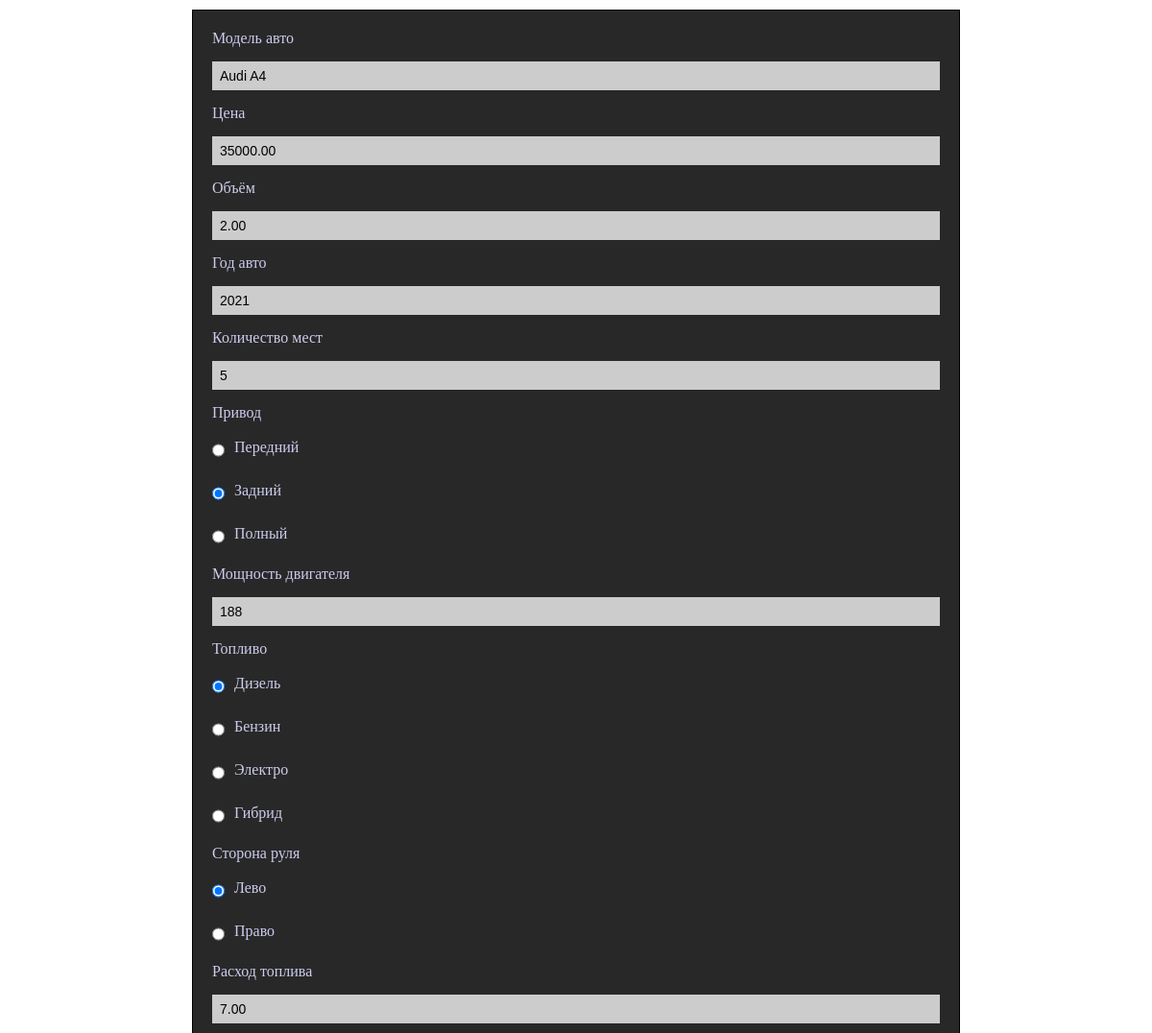
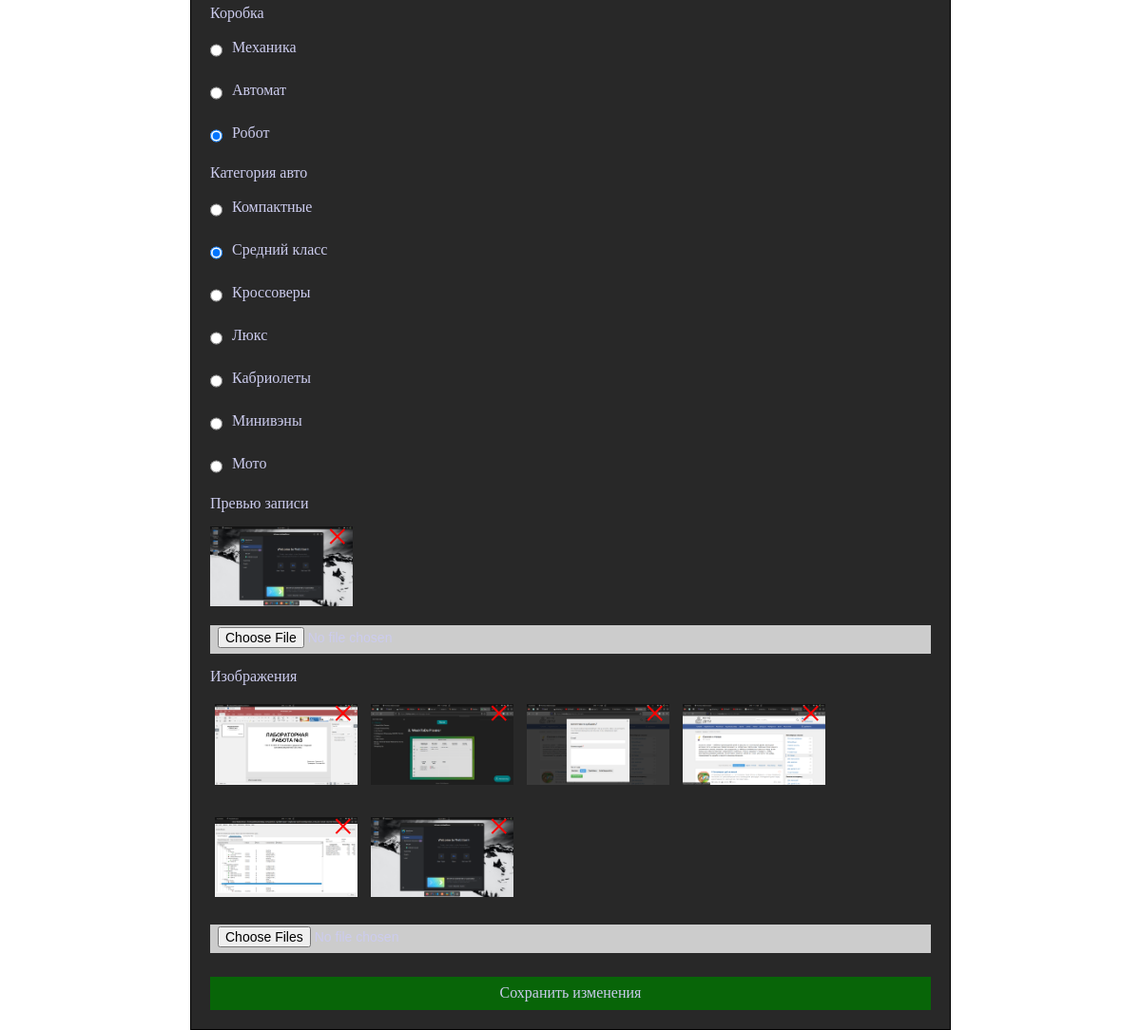
Page /edit.php?id=25 (signed in) on the committed database (2 pictures, top to bottom).
### tables this page shows
CREATE TABLE `car` (
  `id` int NOT NULL AUTO_INCREMENT,
  `model` varchar(50) NOT NULL,
  `price` decimal(10,2) NOT NULL,
  `engine_volume` decimal(4,2) NOT NULL,
  `year_of_manufacture` year NOT NULL,
  `number_of_seats` int NOT NULL,
  `drive` enum('Передний','Задний','Полный') NOT NULL,
  `engine_power` int NOT NULL,
  `fuel_type` enum('Дизель','Бензин','Электро','Гибрид') NOT NULL,
  `steering_side` enum('Лево','Право') NOT NULL,
  `fuel_consumption` decimal(4,2) NOT NULL,
  `transmission` enum('Механика','Автомат','Робот') NOT NULL,
  `category` enum('Компактные','Средний класс','Кроссоверы','Люкс','Кабриолеты','Минивэны','Мото') NOT NULL,
  `preview_image` varchar(255) NOT NULL,
  PRIMARY KEY (`id`)
);

### edit.php (the view, shortened to what this page needs)
<?php
include 'db.php';
$carId = $_GET['id'];
$sql = "SELECT car.id, car.model, car.price, car.engine_volume, car.year_of_manufacture, car.number_of_seats, car.drive,
               car.engine_power, car.fuel_type, car.steering_side, car.fuel_consumption, car.transmission, car.category,
               car.preview_image, car_images.image_path
        FROM car
        LEFT JOIN car_images ON car.id = car_images.car_id
        WHERE car.id = $carId";
$result = $conn->query($sql);
if ($result->num_rows > 0) {
    $row = $result->fetch_assoc();
    $model = $row['model'];
    $price = $row['price'];
    $engine_volume = $row['engine_volume'];
    $year_of_manufacture = $row['year_of_manufacture'];
    $number_of_seats = $row['number_of_seats'];
    $drive = $row['drive'];
    $engine_power = $row['engine_power'];
    $fuel_type = $row['fuel_type'];
    $steering_side = $row['steering_side'];
    $fuel_consumption = $row['fuel_consumption'];
    $transmission = $row['transmission'];
    $category = $row['category'];
    $preview_image = $row['preview_image'];
    $images = [];
    do {
        if ($row['image_path']) {
            $images[] = $row['image_path'];
        }
    } while ($row = $result->fetch_assoc());
} else {
    header("Location: list.php");
    exit();
}
?>
<!doctype html>
<html lang="en">
<head>
    <link rel="stylesheet" href="css/add.css">
</head>
<body>
<div class="wrapper">
    <form action="edit_process.php" method="post" class="form" enctype="multipart/form-data">
        <p class="form__text">Модель авто</p>
        <input type="text" class="form__input" name="model" value="<?php echo $model; ?>" required>
        <p class="form__text">Цена</p>
        <input type="number" class="form__input" name="price" value="<?php echo $price; ?>" step="0.01" required>
        <p class="form__text">Объём</p>
        <input type="number" class="form__input" name="engine_volume" value="<?php echo $engine_volume; ?>" step="0.01" required>
        <p class="form__text">Год авто</p>
        <input type="number" class="form__input" name="year_of_manufacture" value="<?php echo $year_of_manufacture; ?>" required>
        <p class="form__text">Количество мест</p>
        <input type="number" class="form__input" name="number_of_seats" value="<?php echo $number_of_seats; ?>" required>
        <p class="form__text">Привод</p>
        <div class="form__radio-block">
            <input type="radio" id="Передний" class="form__input" name="drive" value="Передний" <?php if ($drive === "Передний") echo "checked"; ?> required>
            <label for="Передний">Передний</label>
        </div>
        <div class="form__radio-block">
            <input type="radio" id="Задний" class="form__input" name="drive" value="Задний" <?php if ($drive === "Задний") echo "checked"; ?> required>
            <label for="Задний">Задний</label>
        </div>
        <div class="form__radio-block">
            <input type="radio" id="Полный" class="form__input" name="drive" value="Полный" <?php if ($drive === "Полный") echo "checked"; ?> required>
            <label for="Полный">Полный</label>
        </div>
        <p class="form__text">Мощность двигателя</p>
        <input type="number" class="form__input" name="engine_power" value="<?php echo $engine_power; ?>" required>
        <p class="form__text">Топливо</p>
        <div class="form__radio-block">
            <input type="radio" id="Дизель" class="form__input" name="fuel_type" value="Дизель" <?php if ($fuel_type === "Дизель") echo "checked"; ?> required>
            <label for="Дизель">Дизель</label>
        </div>
        <div class="form__radio-block">
            <input type="radio" id="Бензин" class="form__input" name="fuel_type" value="Бензин" <?php if ($fuel_type === "Бензин") echo "checked"; ?> required>
            <label for="Бензин">Бензин</label>
        </div>
        <div class="form__radio-block">
            <input type="radio" id="Электро" class="form__input" name="fuel_type" value="Электро" <?php if ($fuel_type === "Электро") echo "checked"; ?> required>
            <label for="Электро">Электро</label>
        </div>
        <div class="form__radio-block">
            <input type="radio" id="Гибрид" class="form__input" name="fuel_type" value="Гибрид" <?php if ($fuel_type === "Гибрид") echo "checked"; ?> required>
            <label for="Гибрид">Гибрид</label>
        </div>
        <p class="form__text">Сторона руля</p>
        <div class="form__radio-block">
            <input type="radio" id="Лево" class="form__input" name="steering_side" value="Лево" <?php if ($steering_side === "Лево") echo "checked"; ?> required>
            <label for="Лево">Лево</label>
        </div>
        <div class="form__radio-block">
            <input type="radio" id="Право" class="form__input" name="steering_side" value="Право" <?php if ($steering_side === "Право") echo "checked"; ?> required>
            <label for="Право">Право</label>
        </div>
        <p class="form__text">Расход топлива</p>
        <input type="number" class="form__input" name="fuel_consumption" value="<?php echo $fuel_consumption; ?>" step="0.01" required>
        <p class="form__text">Коробка</p>
        <div class="form__radio-block">
            <input type="radio" id="Механика" class="form__input" name="transmission" value="Механика" <?php if ($transmission === "Механика") echo "checked"; ?> required>
            <label for="Механика">Механика</label>
        </div>
        <div class="form__radio-block">
            <input type="radio" id="Автомат" class="form__input" name="transmission" value="Автомат" <?php if ($transmission === "Автомат") echo "checked"; ?> required>
            <label for="Автомат">Автомат</label>
        </div>
        <div class="form__radio-block">
            <input type="radio" id="Робот" class="form__input" name="transmission" value="Робот" <?php if ($transmission === "Робот") echo "checked"; ?> required>
            <label for="Робот">Робот</label>
        </div>
        <p class="form__text">Категория авто</p>
        <div class="form__radio-block">
            <input type="radio" id="Компактные" class="form__input" name="category" value="Компактные" <?php if ($category === "Компактные") echo "checked"; ?> required>
            <label for="Компактные">Компактные</label>
        </div>
        <div class="form__radio-block">
            <input type="radio" id="Средний класс" class="form__input" name="category" value="Средний класс" <?php if ($category === "Средний класс") echo "checked"; ?> required>
            <label for="Средний класс">Средний класс</label>
        </div>
        <div class="form__radio-block">
            <input type="radio" id="Кроссоверы" class="form__input" name="category" value="Кроссоверы" <?php if ($category === "Кроссоверы") echo "checked"; ?> required>
            <label for="Кроссоверы">Кроссоверы</label>
        </div>
        <div class="form__radio-block">
            <input type="radio" id="Люкс" class="form__input" name="category" value="Люкс" <?php if ($category === "Люкс") echo "checked"; ?> required>
            <label for="Люкс">Люкс</label>
        </div>
        <div class="form__radio-block">
            <input type="radio" id="Кабриолеты" class="form__input" name="category" value="Кабриолеты" <?php if ($category === "Кабриолеты") echo "checked"; ?> required>
            <label for="Кабриолеты">Кабриолеты</label>
        </div>
        <div class="form__radio-block">
            <input type="radio" id="Минивэны" class="form__input" name="category" value="Минивэны" <?php if ($category === "Минивэны") echo "checked"; ?> required>
            <label for="Минивэны">Минивэны</label>
        </div>
        <div class="form__radio-block">
            <input type="radio" id="Мото" class="form__input" name="category" value="Мото" <?php if ($category === "Мото") echo "checked"; ?> required>
            <label for="Мото">Мото</label>
        </div>
        <p class="form__text">Превью записи</p>
        <div class="preview-container">
            <img id="preview" class="img-preview" src="<?php echo !empty($preview_image) ? $preview_image : ''; ?>" <?php if (empty($preview_image)) echo 'style="display:none;"'; ?>>
            <span id="removePreview" class="remove-preview" <?php if (empty($preview_image)) echo 'style="display:none;"'; ?>>&times;</span>
        </div>
        <input type="file" class="form__input" name="new_preview_image" id="photoInput">
        <p class="form__text">Изображения</p>
        <div id="images">
            <?php foreach ($images as $index => $image): ?>
                <div class="image-wrapper" id="image-wrapper-<?php echo $index; ?>">
                    <img src="<?php echo $image; ?>" class="img-preview" id="image-<?php echo $index; ?>">
                    <span class="close-button" onclick="removeExistingImage(<?php echo $index; ?>)">&times;</span>
                </div>
            <?php endforeach; ?>
        </div>
        <input type="file" class="form__input" name="new_images[]" id="images-input" multiple>
        <button type="submit" class="form__button btn" name="edit">Сохранить изменения</button>
    </form>
</div>
</body>
</html>

### css/add.css (style rules this page uses)
* { margin: 0; border: 0; padding: 0; }
*,*::before,*::after { box-sizing: inherit; }
html,body { height: 100%; box-sizing: border-box; }
button { font: inherit; color: inherit; cursor: pointer; background-color: transparent; }
.wrapper { overflow: hidden; display: flex; align-items: center; justify-content: center; margin: 10px 0; }
.form { width: 800px; background-color: #282828; padding: 20px; border: 1px solid #000; display: flex; flex-direction: column; color: #cce; }
.form__input { height: 30px; margin-bottom: 15px; background-color: #ccc; font-size: 14px; padding: 2px 8px; }
.form__text { font-size: 16px; margin-bottom: 15px; }
.form__radio-block { display: flex; }
.form__radio-block label { height: 100%; margin-left: 10px; display: block; margin-top: 3px; }
.form__button { width: 100%; height: 35px; margin: 0 auto; background-color: rgb(8, 101, 8); margin-top: 10px; }
.img-preview { width: 150px; margin-bottom: 20px; }
.preview-container { position: relative; display: inline-block; width: fit-content; }
.remove-preview { position: absolute; top: -18px; right: 0; cursor: pointer; color: red; padding: 5px; display: none; font-size: 40px; }
.image-wrapper { display: inline-block; position: relative; margin: 5px; }
.image-wrapper img { display: block; width: 150px; }
.close-button { position: absolute; top: -14px; right: 4px; cursor: pointer; color: red; font-size: 40px; }

### rows in the picture
car: model "Audi A4", price "35000.00", engine_volume "2.00", year_of_manufacture "2021", number_of_seats "5", drive "☐ Передний", drive "☑ Задний", drive "☐ Полный", engine_power "188", fuel_type "☑ Дизель", fuel_type "☐ Бензин", fuel_type "☐ Электро", fuel_type "☐ Гибрид", steering_side "☑ Лево", steering_side "☐ Право", fuel_consumption "7.00", transmission "☐ Механика", transmission "☐ Автомат", transmission "☑ Робот", category "☐ Компактные", category "☑ Средний класс", category "☐ Кроссоверы", category "☐ Люкс", category "☐ Кабриолеты", category "☐ Минивэны", category "☐ Мото", preview_image (picture)
